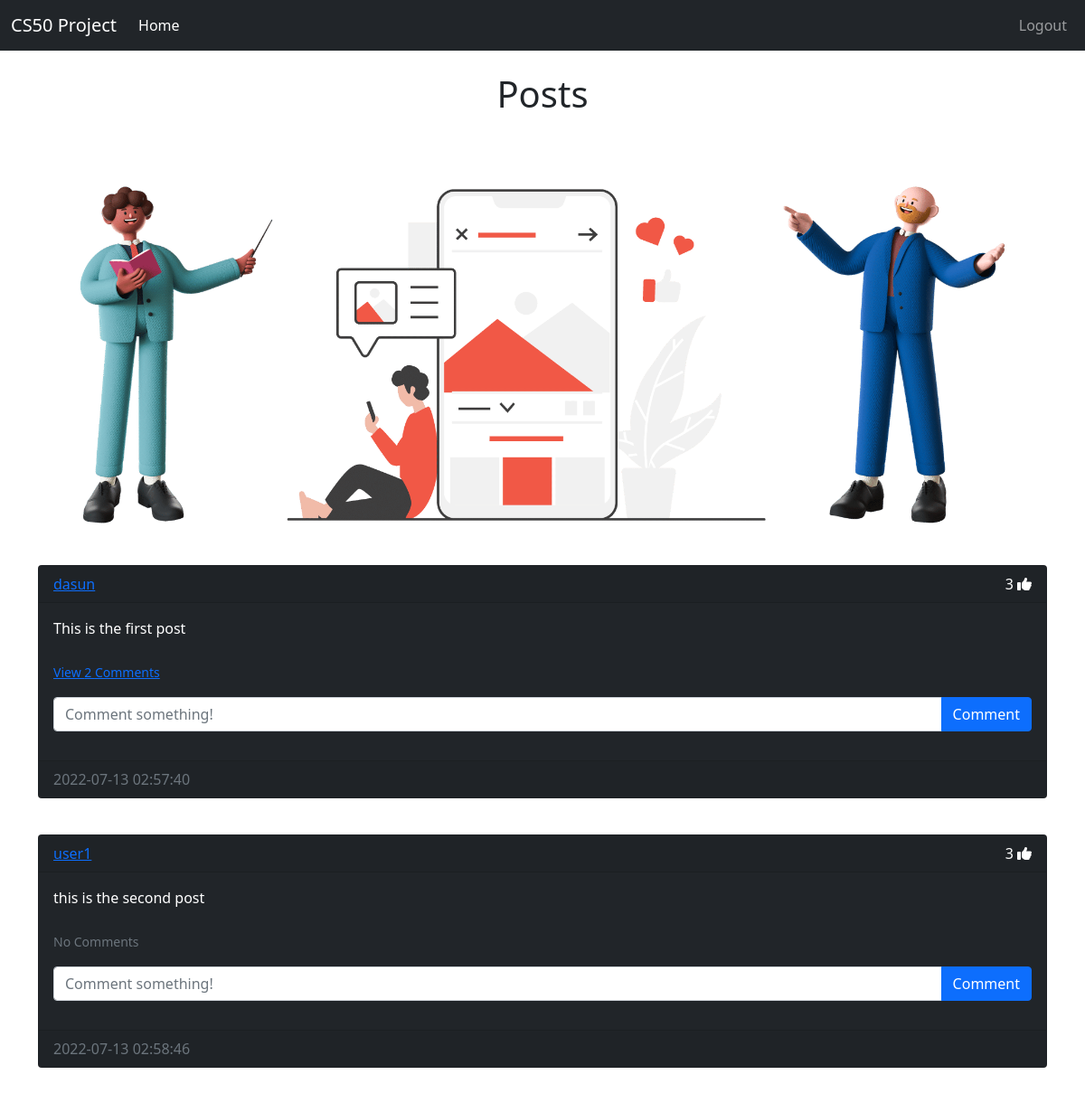
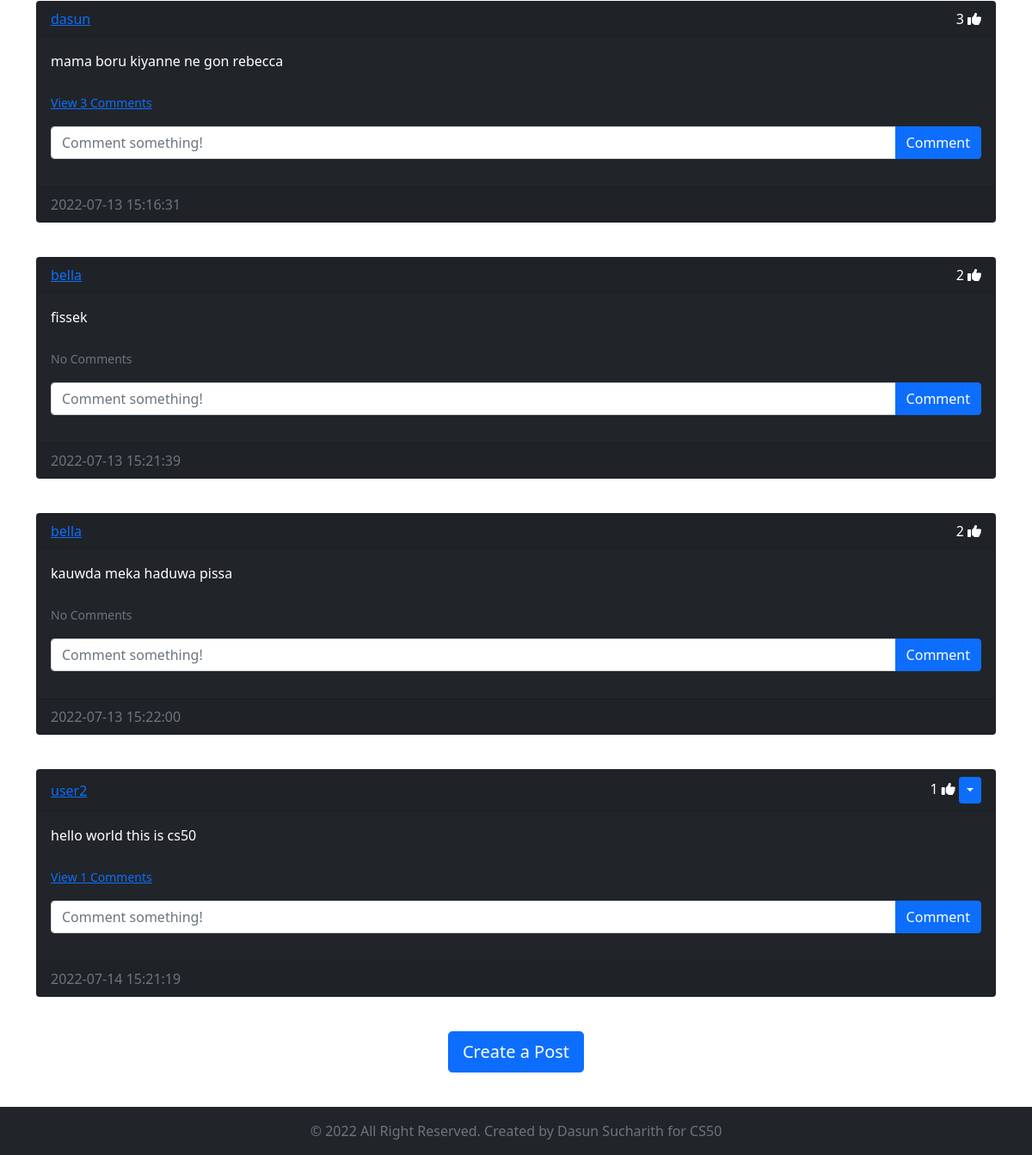
/home (signed in), run on the app's committed database (2 pictures, top to bottom).
### website/models.py (models this page shows)
class Post(db.Model):
    id = db.Column(db.Integer, primary_key=True)
    text = db.Column(db.Text, nullable=False)
    date_created = db.Column(db.DateTime(timezone=True), default=func.now())
    author = db.Column(db.Integer, db.ForeignKey(
        'user.id', ondelete='CASCADE'), nullable=False)
    comments = db.relationship('Comment', backref='post', passive_deletes=True)
    likes = db.relationship('Like', backref='post', passive_deletes=True)

class User(db.Model, UserMixin):
    id = db.Column(db.Integer, primary_key=True)
    email = db.Column(db.String(150), unique=True)
    username = db.Column(db.String(150), unique=True)
    password = db.Column(db.String(150))
    date_created = db.Column(db.DateTime(timezone=True), default=func.now())
    posts = db.relationship('Post', backref='user', passive_deletes=True)
    comments = db.relationship('Comment', backref='user', passive_deletes=True)
    likes = db.relationship('Like', backref='user', passive_deletes=True)

### website/views.py (the view)
@views.route('/')
@views.route('/home')
@login_required
def home():
    posts = Post.query.all()
    return render_template('home.html', user=current_user, posts=posts)

### website/__init__.py (called while the page is built)
def create_app():
    app = Flask(__name__)
    app.config['SECRET_KEY'] = "slviki.org"
    app.config['SQLALCHEMY_DATABASE_URI'] = f'sqlite:///{DB_NAME}'
    app.config['SQLALCHEMY_TRACK_MODIFICATIONS'] = False
    db.init_app(app)
    from .views import views
    from .auth import auth
    app.register_blueprint(views, url_prefix="/")
    app.register_blueprint(auth, url_prefix="/")
    from .models import User, Post, Comment, Like
    create_database(app)
    login_manager = LoginManager()
    login_manager.login_view = 'auth.login'
    login_manager.init_app(app)
    @login_manager.user_loader
    def load_user(id):
        return User.query.get(int(id))
    return app

### website/templates/home.html (shortened to what this page needs)
{% extends "posts_div.html" %}

### website/templates/posts_div.html (shortened to what this page needs)
{% extends "base.html" %}
{% block content %}
  <br />
  <h1 align="center">{% block header %}Posts{% endblock %}</h1>
  <br />
  <div class="row">
    <img src="{{url_for('static',filename = 'images/posts.png')}}" alt="posts" >
  </div>
  <div class="row">
    <div id="posts">
      {% for post in posts %}
        <div class="card text-white bg-dark mb-3">
          <div class="card-header d-flex justify-content-between align-items-center">
            <a href="/posts/{{post.user.username}}">{{post.user.username}}</a>
            <div>
              <span id="likes-count-{{post.id}}">
                {{ post.likes|length }}
              </span>
              {% if user.id in post.likes|map(attribute="author")|list %}
                <i class="fas fa-thumbs-up" id="like-button-{{post.id}}" onclick="like({{post.id}})"></i>
              {% else %}
                <i class="far fa-thumbs-up" id="like-button-{{post.id}}" onclick="like({{post.id}})"></i>
              {% endif %}
              {% if user.id == post.author %}
              <div class="btn-group">
                <button type="button" class="btn btn-sm btn-primary dropdown-toggle" data-bs-toggle="dropdown"></button>
              </div>
              {% endif %}
            </div>
          </div>
          <div class="card-body">
            <div class="card-text">{{post.text}}</div>
            <br />
            <p class="card-text bg-dark">
              {% if post.comments|length > 0 %}
                <a data-bs-toggle="collapse" href="#comments-{{post.id}}" role="button">
                  <small>View {{post.comments|length}} Comments</small>
                </a>
                {% else %}
                  <small class="text-muted">No Comments</small>
              {% endif %}
            </p>
            <form class="input-group mb-3" method="POST" action="/create-comment/{{post.id}}">
              <input type="text" id="text" name="text" class="form-control" placeholder="Comment something!" />
              <button type="submit" class="btn btn-primary">Comment</button>
            </form>
          </div>
          <div class="card-footer text-muted">{{post.date_created}}</div>
        </div>
        <br />
      {% endfor %}
    </div>
  </div>
  <div class="row">
    {% block footer %}
      <div align="center">
        <a href="/create-post">
          <button type="button" class="btn btn-primary btn-lg">Create a Post</button>
        </a>
      </div>
    {% endblock %}
  </div>
  <br /><br /><br /><br />
{% endblock %}

### data on the page
Post: user.username "dasun", likes|length "3", text "This is the first post", comments|length "2", date_created "2022-07-13 02:57:40"
Post: user.username "user1", likes|length "3", text "this is the second post", shows "No Comments", date_created "2022-07-13 02:58:46"
Post: user.username "dasun", likes|length "3", text "mama boru kiyanne ne gon rebecca", comments|length "3", date_created "2022-07-13 15:16:31"
Post: user.username "bella", likes|length "2", text "fissek", shows "No Comments", date_created "2022-07-13 15:21:39"
Post: user.username "bella", likes|length "2", text "kauwda meka haduwa pissa", shows "No Comments", date_created "2022-07-13 15:22:00"
Post: user.username "user2", likes|length "1", text "hello world this is cs50", comments|length "1", date_created "2022-07-14 15:21:19"
